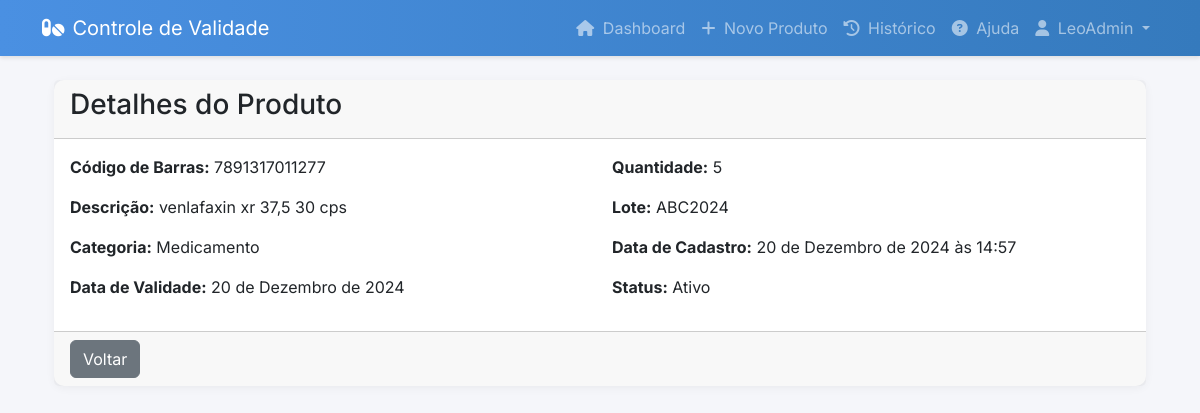
Screenshot of /produto/7/detalhes/ (signed in) with the database file from the repository.
### core/models.py (models this page shows, shortened)
class Farmacia(AbstractUser):
    nome_loja = models.CharField(max_length=100)
    cpf = models.CharField(max_length=14, unique=True, help_text="Digite o CPF no formato: 000.000.000-00")
    email = models.EmailField(unique=True)
    class Meta:
        verbose_name = "Farmácia"
        verbose_name_plural = "Farmácias"

class Produto(models.Model):
    CATEGORIA_CHOICES = [
        ('MEDICAMENTO', 'Medicamento'),
        ('CONTROLADO', 'Controlado'),
        ('TERMOLABEL', 'Termolábel'),
        ('ALIMENTO', 'Alimento'),
        ('PERFUMARIA', 'Perfumaria'),
    ]
    STATUS_CHOICES = [
        ('ATIVO', 'Ativo'),
        ('RETIRADO', 'Retirado'),
    ]
    farmacia = models.ForeignKey(Farmacia, on_delete=models.CASCADE)
    codigo_barras = models.CharField(max_length=13)
    descricao = models.CharField(max_length=200)
    categoria = models.CharField(
        max_length=20,
        choices=CATEGORIA_CHOICES,
        default='MEDICAMENTO'
    )
    data_validade = models.DateField()
    quantidade = models.IntegerField()
    lote = models.CharField(max_length=50)
    data_cadastro = models.DateTimeField(default=timezone.now)
    status = models.CharField(max_length=10, choices=STATUS_CHOICES, default='ATIVO')
    data_retirada = models.DateTimeField(null=True, blank=True)
    motivo_retirada = models.TextField(blank=True, null=True)
    class Meta:
        ordering = ['-data_cadastro']

### core/views.py (the view)
# urls.py: path('produto/<int:pk>/detalhes/', views.produto_detalhes, name='produto_detalhes'),
@login_required
def produto_detalhes(request, pk):
    produto = get_object_or_404(Produto, pk=pk, farmacia=request.user)
    return render(request, 'core/produto_detalhes.html', {'produto': produto})

### core/templates/core/produto_detalhes.html
{% extends 'core/base.html' %}
{% block content %}
<div class="container">
    <div class="card">
        <div class="card-header">
            <h3>Detalhes do Produto</h3>
        </div>
        <div class="card-body">
            <div class="row">
                <div class="col-md-6">
                    <p><strong>Código de Barras:</strong> {{ produto.codigo_barras }}</p>
                    <p><strong>Descrição:</strong> {{ produto.descricao }}</p>
                    <p><strong>Categoria:</strong> {{ produto.get_categoria_display }}</p>
                    <p><strong>Data de Validade:</strong> {{ produto.data_validade }}</p>
                </div>
                <div class="col-md-6">
                    <p><strong>Quantidade:</strong> {{ produto.quantidade }}</p>
                    <p><strong>Lote:</strong> {{ produto.lote }}</p>
                    <p><strong>Data de Cadastro:</strong> {{ produto.data_cadastro }}</p>
                    <p><strong>Status:</strong> {{ produto.get_status_display }}</p>
                </div>
            </div>
        </div>
        <div class="card-footer">
            <a href="{% url 'dashboard' %}" class="btn btn-secondary">Voltar</a>
        </div>
    </div>
</div>
{% endblock %}

### core/templates/core/base.html (shortened to what this page needs)
<!DOCTYPE html>
<html lang="pt-br">
<head>
    <link href="https://cdn.jsdelivr.net/npm/bootstrap@5.3.0/dist/css/bootstrap.min.css" rel="stylesheet">
    <link href="https://cdn.jsdelivr.net/npm/sweetalert2@11/dist/sweetalert2.min.css" rel="stylesheet">
    <link href="https://cdn.jsdelivr.net/npm/@fortawesome/fontawesome-free@6/css/all.min.css" rel="stylesheet">
    {% load static %}
    <link rel="stylesheet" href="{% static 'css/style.css' %}">
</head>
<body>
    <nav class="navbar navbar-expand-lg navbar-dark">
        <div class="container">
            <a class="navbar-brand d-flex align-items-center" href="{% url 'dashboard' %}">
                <i class="fas fa-pills me-2"></i>
                Controle de Validade
            </a>
            <div class="collapse navbar-collapse" id="navbarNav">
                <ul class="navbar-nav ms-auto">
                    {% if user.is_authenticated %}
                        <li class="nav-item">
                            <a class="nav-link" href="{% url 'dashboard' %}">
                                <i class="fas fa-home me-1"></i> Dashboard
                            </a>
                        </li>
                        <li class="nav-item">
                            <a class="nav-link" href="{% url 'produto_novo' %}">
                                <i class="fas fa-plus me-1"></i> Novo Produto
                            </a>
                        </li>
                        <li class="nav-item">
                            <a class="nav-link" href="{% url 'historico' %}">
                                <i class="fas fa-history me-1"></i> Histórico
                            </a>
                        </li>
                        <li class="nav-item">
                            <a class="nav-link" href="{% url 'ajuda' %}" onclick="showHelp()">
                                <i class="fas fa-question-circle me-1"></i> Ajuda
                            </a>
                        </li>
                        <li class="nav-item dropdown">
                            <a class="nav-link dropdown-toggle" href="#" id="userDropdown" role="button" data-bs-toggle="dropdown">
                                <i class="fas fa-user me-1"></i> {{ user.nome_loja }}
                            </a>
                        </li>
                    {% endif %}
                </ul>
            </div>
        </div>
    </nav>
    <div class="container mt-4">
        {% block content %}
        {% endblock %}
    </div>
</body>
</html>

### static/css/style.css (style rules this page uses)
:root { --primary-color: #4a90e2; --secondary-color: #f5f6fa; --danger-color: #e74c3c; --warning-color: #f1c40f; --success-color: #2ecc71; }
body { background-color: var(--secondary-color); font-family: 'Inter', sans-serif; }
.navbar { box-shadow: 0 2px 4px rgba(0,0,0,0.1); background: linear-gradient(to right, #4a90e2, #357abd); }
.card { border: none; border-radius: 10px; box-shadow: 0 2px 10px rgba(0,0,0,0.05); transition: transform 0.2s; }

### rows the page displays
Farmacia: nome_loja "LeoAdmin"
Produto: codigo_barras "7891317011277", descricao "venlafaxin xr 37,5 30 cps", categoria "Medicamento", data_validade "20 de Dezembro de 2024", quantidade "5", lote "ABC2024", data_cadastro "20 de Dezembro de 2024 às 14:57", status "Ativo"
